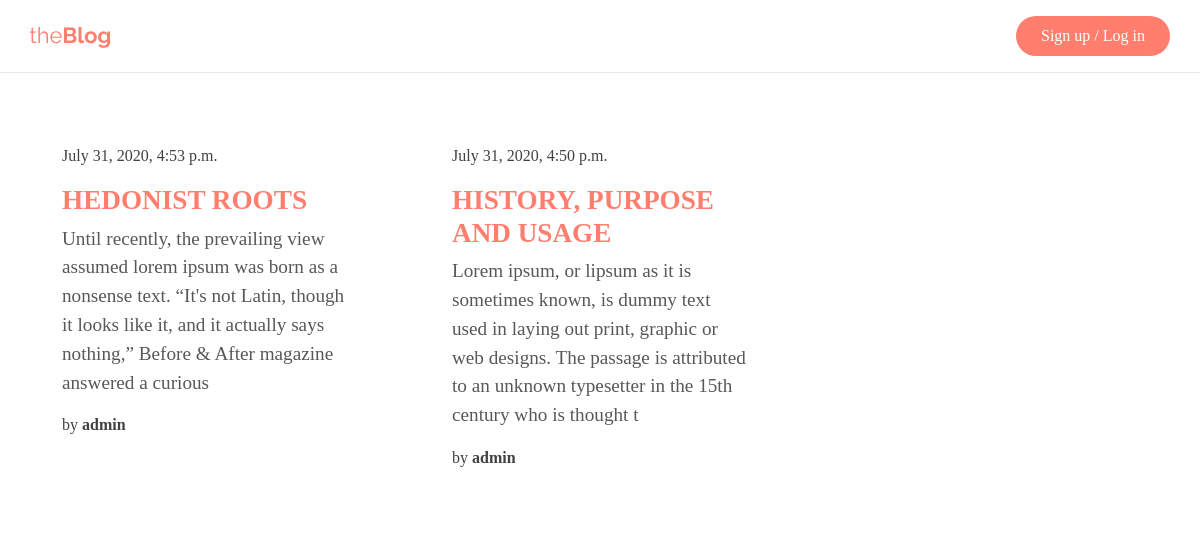
Before: / with the older database file.
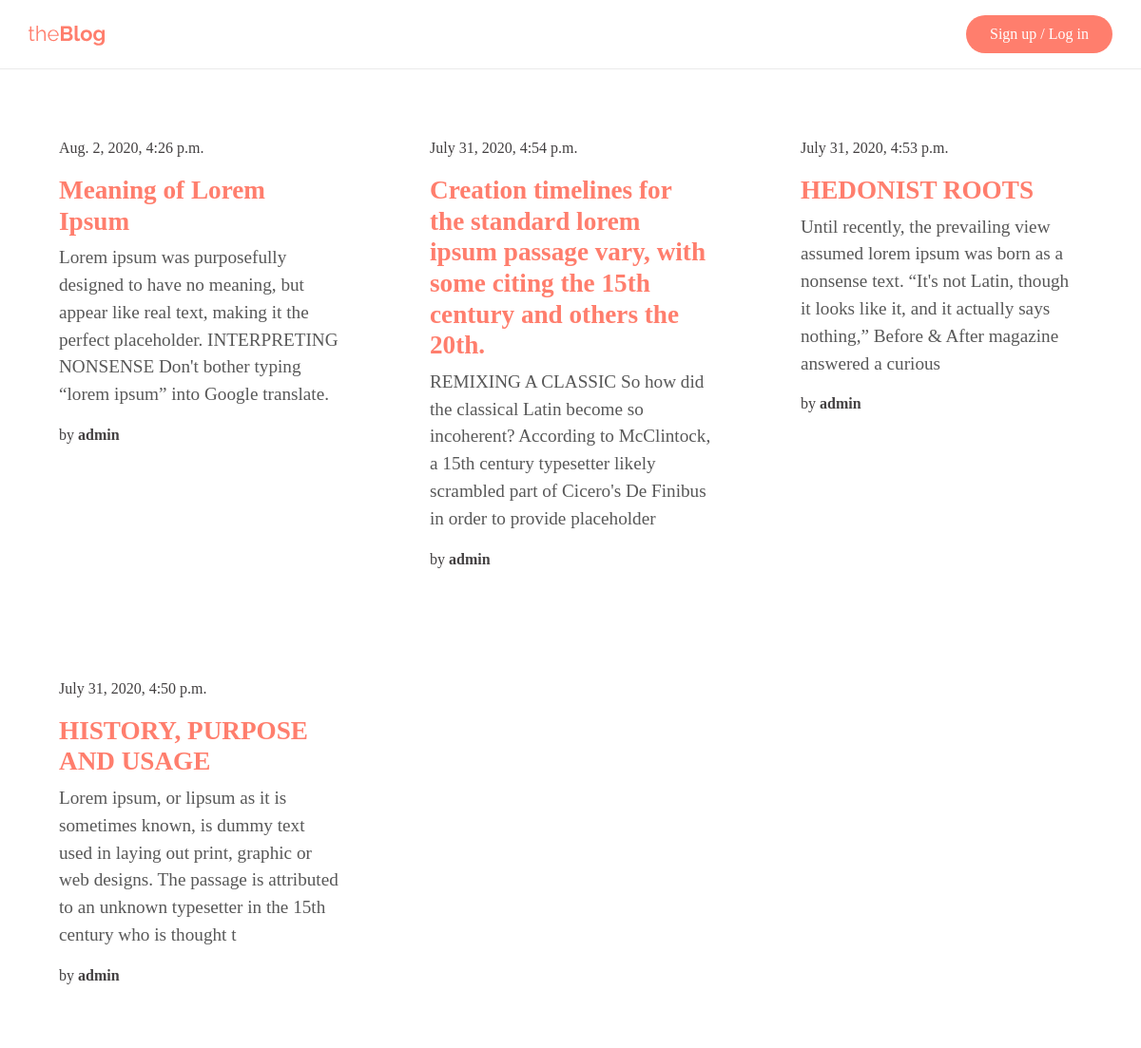
After: the same page with the newer database file.
### blog/models.py (models this page shows)
class Post(models.Model):
  title = models.CharField(max_length=200, unique=True)
  slug = models.SlugField(max_length=200, unique=True)
  author = models.ForeignKey(User, on_delete= models.CASCADE,related_name='blog_posts')
  updated_on = models.DateTimeField(auto_now= True)
  content = models.TextField()
  created_on = models.DateTimeField(auto_now_add=True)
  status = models.IntegerField(choices=STATUS, default=0)

### blog/views.py (the view)
# urls.py: path('', views.PostList.as_view(), name='home'),
class PostList(generic.ListView):
    queryset = Post.objects.filter(status=1).order_by('-created_on')
    template_name = 'index.html'

### templates/index.html
{% extends "base.html" %}
{% block content %}
<div class="container px-0">
  <div class="row">
    {% for post in post_list %}
    <div class="col-md-4">
      <div class="blog_card">
        <a href="{% url 'post_detail' post.slug  %}">
          <p class="blog_date">{{post.created_on}} </p>
          <h2 class="blog_title">{{ post.title }}</h2>
          <p class="blog_description">{{post.content|slice:":200" }}</p>
          <p class="">by <span class="blog_author">{{ post.author }}</span></p>
        </a>
      </div>
    </div>
    {% endfor %}
  </div>
</div>
{%endblock%}

### templates/base.html (shortened to what this page needs)
{% load static %}
<!DOCTYPE html>
<html>
  <head>
    <link rel="stylesheet" href="https://stackpath.bootstrapcdn.com/bootstrap/4.5.0/css/bootstrap.min.css">
    <link rel="stylesheet" href="https://use.typekit.net/iwn6ohp.css">
    <link rel="stylesheet" type="text/css" href="{% static 'css/style.css' %}">
  </head>
  <body>
    <nav class="navbar fixed-top py-3">
      <div class="container px-0">
        <a class="navbar-brand" href="#">
      </a>
      <button class="btn rounded-pill px-4 primary_button">
        <span class="button_text">Sign up / Log in</span>
      </button>
      </div>
    </nav>
    {% block content %}{% endblock content %}
  </body>
</html>

### assets/css/style.css (style rules this page uses)
:root { --white: #FFFFFF; --black-1: #434041; --primary: #FF7E6D; --primary-dark: #fc6854; --black-2: #585858; --black-3: #AFAFAF; --font-family-primary: Proxima Nova; --font-family-secondary: Crimson Text, serif; --font-style-medium: 500; --font-style-semibold: 600; --font-style-bold: 700; --font-style-regular: 400; --font-size-22: 22px; --font-size-25: 25px; --font-size-33: 33px; }
body { padding-top: 6rem; }
.navbar-brand > svg { width: 5rem ; height: auto ; }
.navbar { border-bottom: 1px solid #eaeaea !important; background-color: var(--white); }
.primary_button { background-color: var(--primary); color: var(--white); font-family: var(--font-family-primary); font-weight: var(--font-style-medium); }
.button_text { line-height: 1.6; }
.blog_card { padding: 1.5rem; margin: 1.5rem .5rem; font-family: var(--font-family-primary); color: var(--black-1); font-weight: var(--font-style-regular); transition: all .3s ease; background: #fff; border-radius: .7rem; position: relative; overflow: hidden; }
.blog_card > a { text-decoration: none; color: unset; }
.blog_date { font-weight: var(--font-style-medium); font-size: 1rem; }
.blog_author { font-weight: var(--font-style-semibold); font-size: 1rem; }
.blog_description { font-family: var(--font-family-secondary); font-size: 1.2rem; color: var(--black-2) }
.blog_title { font-weight: var(--font-style-semibold); color: var(--primary); font-size: 1.7rem !important; }

Changed rows visible on the page:
added Post: created_on "Aug. 2, 2020, 4:26 p.m.", title "Meaning of Lorem Ipsum", content "Lorem ipsum was purposefully designed to have no meaning, but appear like real text, making it the perfect placeholder. INTERPRETING NONSENSE Don't bother typing “lorem ipsum” into Google translate.", author "admin"
now on this page (row edited): Post: created_on "July 31, 2020, 4:54 p.m.", title "Creation timelines for the standard lorem ipsum passage vary, with some citing the 15th century and others the 20th.", content "REMIXING A CLASSIC So how did the classical Latin become so incoherent? According to McClintock, a 15th century typesetter likely scrambled part of Cicero's De Finibus in order to provide placeholder", author "admin"
